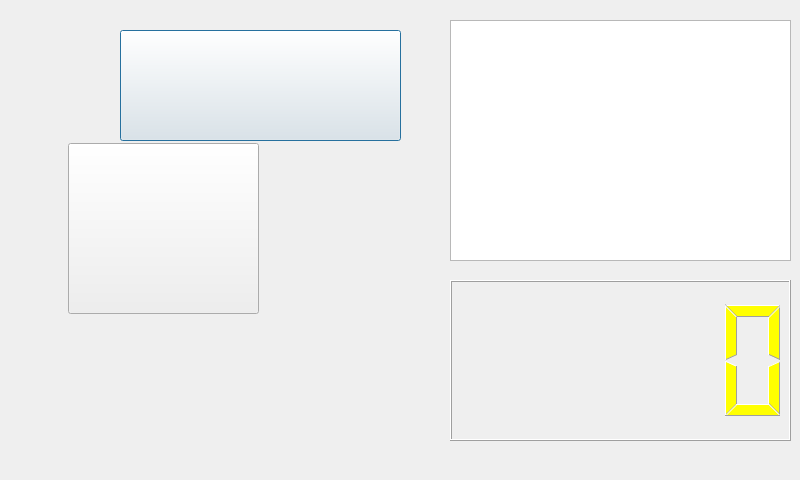
<?xml version="1.0" encoding="UTF-8"?>
<ui version="4.0">
 <class>scores</class>
 <widget class="QDialog" name="scores">
  <property name="geometry">
   <rect>
    <x>0</x>
    <y>0</y>
    <width>800</width>
    <height>480</height>
   </rect>
  </property>
  <property name="windowTitle">
   <string>Dialog</string>
  </property>
  <property name="styleSheet">
   <string notr="true">border-image:url(:/image/recoed.png)</string>
  </property>
  <widget class="QTextEdit" name="textEdit">
   <property name="geometry">
    <rect>
     <x>450</x>
     <y>20</y>
     <width>341</width>
     <height>241</height>
    </rect>
   </property>
   <property name="styleSheet">
    <string notr="true">border-image:url(:/image/yuepu.png)</string>
   </property>
  </widget>
  <widget class="QPushButton" name="pushButton_file">
   <property name="geometry">
    <rect>
     <x>120</x>
     <y>30</y>
     <width>281</width>
     <height>111</height>
    </rect>
   </property>
   <property name="styleSheet">
    <string notr="true">border-image:url(:/icon/icon/choice.png)</string>
   </property>
   <property name="text">
    <string/>
   </property>
  </widget>
  <widget class="QPushButton" name="pushButton_score">
   <property name="geometry">
    <rect>
     <x>68</x>
     <y>143</y>
     <width>191</width>
     <height>171</height>
    </rect>
   </property>
   <property name="styleSheet">
    <string notr="true">border-image:url(:/icon/icon/r.png)</string>
   </property>
   <property name="text">
    <string/>
   </property>
  </widget>
  <widget class="QLCDNumber" name="lcdNumber">
   <property name="geometry">
    <rect>
     <x>450</x>
     <y>280</y>
     <width>341</width>
     <height>161</height>
    </rect>
   </property>
   <property name="palette">
    <palette>
     <active>
      <colorrole role="WindowText">
       <brush brushstyle="SolidPattern">
        <color alpha="255">
         <red>255</red>
         <green>255</green>
         <blue>0</blue>
        </color>
       </brush>
      </colorrole>
     </active>
     <inactive>
      <colorrole role="WindowText">
       <brush brushstyle="SolidPattern">
        <color alpha="255">
         <red>255</red>
         <green>255</green>
         <blue>0</blue>
        </color>
       </brush>
      </colorrole>
     </inactive>
     <disabled>
      <colorrole role="WindowText">
       <brush brushstyle="SolidPattern">
        <color alpha="255">
         <red>159</red>
         <green>158</green>
         <blue>158</blue>
        </color>
       </brush>
      </colorrole>
     </disabled>
    </palette>
   </property>
   <property name="styleSheet">
    <string notr="true">border-image:rgb(255, 255, 255)</string>
   </property>
  </widget>
 </widget>
 <resources/>
 <connections/>
</ui>
